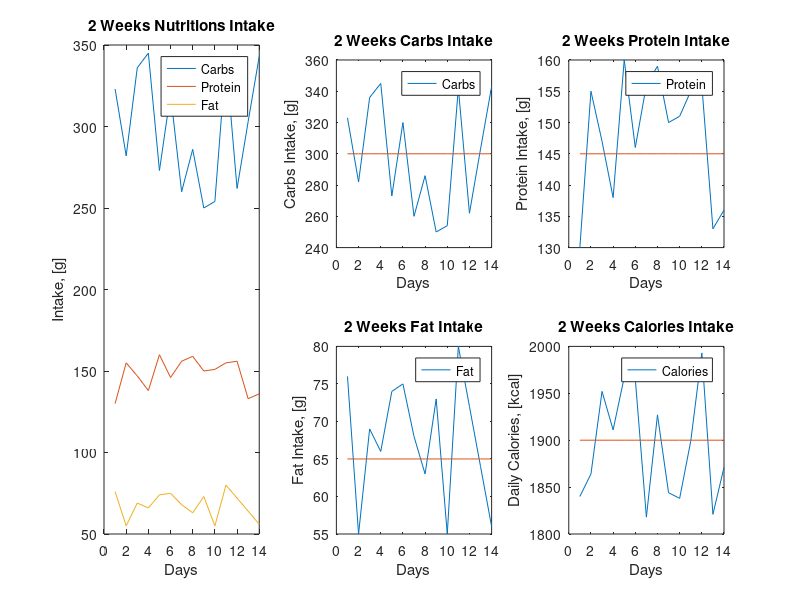

This chart was generated by the following MATLAB code: (Note: this script raises an error after producing the figure.)
clc, clear, close all

%% Initial data
% Data
days = 1:14;
nutrientsForTwoWeeks = [randi([250 350], size(days)); % Carbs
    randi([130 160], size(days));                     % Protein
    randi([50 80], size(days));                       % Fat
    randi([1800 2000], size(days))];                  % Calories

% Base Lines
carbsBaseLine = linspace(300, 300, length(days));
proteinBaseLine = linspace(145, 145, length(days));
fatBaseLine = linspace(65, 65, length(days));
caloriesBaseLine = linspace(1900, 1900, length(days));

%% All data in a single subplot
allAx = subplot(2, 3, [1 4]);
plot(days, nutrientsForTwoWeeks(1, :));

hold on
plot(days, nutrientsForTwoWeeks(2, :))
plot(days, nutrientsForTwoWeeks(3, :))
hold off

allXLabel = xlabel('Days');
allYLabel = ylabel('Intake, [g]');
allTitle = title('2 Weeks Nutritions Intake');
allLegend = legend({'Carbs', 'Protein', 'Fat'});

%% Carbs - Second Subplot
carbsAx = subplot(2, 3, 2);
plot(days, nutrientsForTwoWeeks(1, :))
hold on
plot(days, carbsBaseLine)
hold off

carbsXLabel = xlabel('Days');
carbsYLabel = ylabel('Carbs Intake, [g]');
carbsTitle = title('2 Weeks Carbs Intake');
carbsLegend = legend('Carbs');

%% Protein - Third Subplot
proteinAx = subplot(2, 3, 3);
plot(days, nutrientsForTwoWeeks(2, :))
hold on
plot(days, proteinBaseLine)
hold off

proteinXLabel = xlabel('Days');
proteinYLabel = ylabel('Protein Intake, [g]');
proteinTitle = title('2 Weeks Protein Intake');
proteinLegend = legend('Protein');

%% Fat - Fourth Subplot
fatAx = subplot(2, 3, 5);
plot(days, nutrientsForTwoWeeks(3, :))
hold on
plot(days, fatBaseLine)
hold off

fatXLabel = xlabel('Days');
fatYLabel = ylabel('Fat Intake, [g]');
fatTitle = title('2 Weeks Fat Intake');
fatLegend = legend('Fat');

%% Calories - Fifth Subplot
caloriesAx = subplot(2, 3, 6);
plot(days, nutrientsForTwoWeeks(4, :))
hold on
plot(days, caloriesBaseLine)
hold off


caloriesXLabel = xlabel('Days');
caloriesYLabel = ylabel('Daily Calories, [kcal]');
caloriesTitle = title('2 Weeks Calories Intake');
caloriesLegend = legend('Calories');

%% Properties of the Subplots
ax = [allAx, carbsAx, proteinAx, fatAx, caloriesAx];
axLines = [carbsAx.Children, proteinAx.Children, fatAx.Children, caloriesAx.Children];
baseLines = axLines(1, :);
dataLines = axLines(2, :);
legendsH = [allLegend, carbsLegend, proteinLegend, fatLegend, caloriesLegend];
labelsAndTitles = [allXLabel, allYLabel, allTitle, carbsXLabel, carbsYLabel, carbsTitle, ...
    proteinXLabel, proteinYLabel, proteinTitle, fatXLabel, fatYLabel, fatTitle, ...
    caloriesXLabel, caloriesYLabel, caloriesTitle];

% Properties for Axes
set(ax, 'Xlim', [0 15])
set(ax, 'XGrid', 'on', 'YGrid', 'on')
set(ax, 'XMinorGrid', 'on', 'YMinorGrid', 'on')

% Properties for Data Lines
set(dataLines, 'LineWidth', 2)

% Properties for Base Lines
set(baseLines, 'LineWidth', 2)

% Properties for Labels and Titles
set(labelsAndTitles, 'FontSize', 15)

% Properties for Legends
set(legendsH, 'FontSize', 15)

%% Conditional Properties
checkCarbs = mean(nutrientsForTwoWeeks(1, :)) - mean(carbsBaseLine)
checkProteins = mean(nutrientsForTwoWeeks(2, :)) - mean(proteinBaseLine)
checkFats = mean(nutrientsForTwoWeeks(3, :)) - mean(fatBaseLine)
checkCalories = mean(nutrientsForTwoWeeks(4, :)) - mean(caloriesBaseLine)

lessThanZero = (checkCarbs < 0) && (checkProteins < 0) && (checkFats < 0) && (checkCalories < 0);
equalToZero = (checkCarbs == 0) && (checkProteins == 0) && (checkFats == 0) && (checkCalories == 0);
moreThanZero = (checkCarbs > 0) && (checkProteins > 0) && (checkFats > 0) && (checkCalories > 0);

if (lessThanZero)
    set(dataLines, 'Color', 'g')
elseif (equalToZero)
    set(dataLines, 'Color', 'y')
elseif (moreThanZero)
    set(dataLines, 'Color', 'r')
else
    switch(sign(checkCarbs))
        case -1
            set(dataLines(1), 'Color', 'g')
            set(baseLines(1), 'Color', 'b')
        case 0
            set(dataLines(1), 'Color', 'y')
            set(baseLines(1), 'Color', 'b')
        case 1
            set(dataLines(1), 'Color', 'r')
            set(baseLines(1), 'Color', 'b')
        otherwise
    end
    
    switch(sign(checkProteins))
        case -1
            set(dataLines(2), 'Color', 'g')
            set(baseLines(2), 'Color', 'b')
        case 0
            set(dataLines(2), 'Color', 'y')
            set(baseLines(2), 'Color', 'b')
        case 1
            set(dataLines(2), 'Color', 'r')
            set(baseLines(2), 'Color', 'b')
        otherwise
    end
    
    switch(sign(checkFats))
        case -1
            set(dataLines(3), 'Color', 'g')
            set(baseLines(3), 'Color', 'b')
        case 0
            set(dataLines(3), 'Color', 'y')
            set(baseLines(3), 'Color', 'b')
        case 1
            set(dataLines(3), 'Color', 'r')
            set(baseLines(3), 'Color', 'b')
        otherwise
    end
    
    switch(sign(checkCalories))
        case -1
            set(dataLines(4), 'Color', 'g')
            set(baseLines(4), 'Color', 'b')
        case 0
            set(dataLines(4), 'Color', 'y')
            set(baseLines(4), 'Color', 'b')
        case 1
            set(dataLines(4), 'Color', 'r')
            set(baseLines(4), 'Color', 'b')
        otherwise
    end
end













